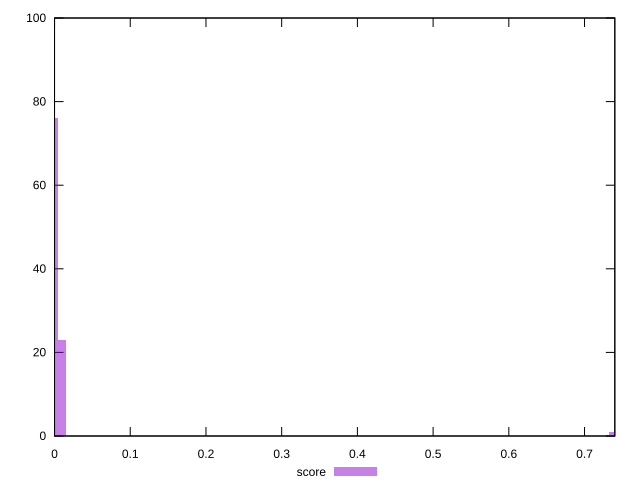

This figure's gnuplot source:
reset

$score <<EOF
0.7379417495745718 1
0 76
0.010249190966313498 23
EOF

set key outside below
set boxwidth 0.010249190966313498
set xrange [0:0.74]
set yrange [0:100]
set trange [0:100]
set style fill transparent solid 0.5 noborder
set terminal svg size 640, 490 enhanced background rgb 'white'
set output "reports/report_00033_2021-03-01T14-23-16.841Z/largest-contentful-paint/samples/astro-inner-cached/score/histogram.svg"

plot $score title "score" with boxes

reset
